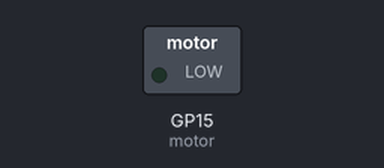
Bench run of a program on a simulated Raspberry Pi Pico running MicroPython. Shown: switched loads named in the program (green lamp = pin HIGH). WiFi joins after 1.5 s; audio playback is drawn as a buzzer; what the program prints to the serial console is not drawn.

Above: at 4.9 s.
Timing chart, 0 to 6.4 s (numbered marks = the images above):
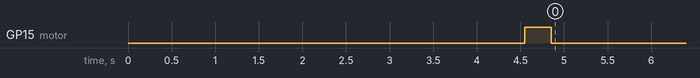

The program:

main_pico.py
```python
"""
Smart Cane — Pico 2 W firmware.

MicroPython auto-runs main.py at power-on.

FEEDBACK DESIGN
    Two independent dimensions:

        vibration  urgency only    (how bad)
        speech     direction only  (which way)

    The host sends both in one code so they can never fall out of step.

COMMAND VOCABULARY (UDP port 5005)
    Two characters: urgency then direction.

        char 0   M = medium, C = close
        char 1   L = left, C = centre, R = right

        S        safe -- the one single-character code

    Full set:  S, ML, MC, MR, CL, CC, CR

    The Pico interprets nothing. It reads char 0 to pick a vibration
    pattern and char 1 to pick a clip.

WIRING
    Motor         -> GP15 (physical pin 20)
    DFPlayer RX   -> GP0  (physical pin 1)
    DFPlayer VCC  -> VBUS (physical pin 40)
    DFPlayer GND  -> GND  (physical pin 38)
    Speaker       -> DFPlayer SPK_1 / SPK_2
"""

from machine import Pin, UART # type: ignore
import network # type: ignore
import socket
import time


# ── CONFIG ─────────────────────────────────────────────────

SSID     = "iPhone"
PASSWORD = "12345678"

PORT   = 5005
VOLUME = 10

VALID = ("S", "ML", "MC", "MR", "CL", "CC", "CR")

LINK_TIMEOUT_MS = 3000


# ── MOTORS ─────────────────────────────────────────────────

motor = Pin(15, Pin.OUT)
motor.value(0)


# ── WIFI ───────────────────────────────────────────────────

wlan = network.WLAN(network.STA_IF)
wlan.active(True)
wlan.connect(SSID, PASSWORD)

print("Connecting to", SSID)
for _ in range(40):
    if wlan.isconnected():
        break
    time.sleep(0.5)

if wlan.isconnected():
    print("IP:", wlan.ifconfig()[0])
else:
    print("WiFi failed - check SSID/password and that the hotspot is 2.4GHz")


# ── UDP SOCKET ─────────────────────────────────────────────
# Non-blocking: recv() raises instead of waiting, so the pulse timing
# below keeps running between packets.

sock = socket.socket(socket.AF_INET, socket.SOCK_DGRAM)
sock.bind(("0.0.0.0", PORT))
sock.setblocking(False)


# ── DFPLAYER ───────────────────────────────────────────────

uart = UART(0, baudrate=9600, tx=Pin(0), rx=Pin(1))
time.sleep(3)                          # module indexes the SD card at power-up

DF_PLAY = 0x03
DF_STOP = 0x16
DF_VOL  = 0x06


def df_send(cmd, param=0):
    """One 10-byte DFPlayer command frame."""
    body = [0xFF, 0x06, cmd, 0x00, (param >> 8) & 0xFF, param & 0xFF]
    chk = (-sum(body)) & 0xFFFF
    uart.write(bytes([0x7E] + body + [chk >> 8, chk & 0xFF, 0xEF]))
    time.sleep(0.05)


df_send(DF_VOL, VOLUME)

# Keyed by DIRECTION character, not by the whole code.
# 0001 = "left", 0002 = "right", 0003 = "ahead"
TRACKS = {"L": 1, "R": 2, "C": 3}


def play_for(code):
    """Play the clip for this code's direction, or stop if it has none."""
    if len(code) == 2 and code[1] in TRACKS:
        df_send(DF_PLAY, TRACKS[code[1]])


# ── READY ──────────────────────────────────────────────────

print("Smart Cane ready on port", PORT)

motor.value(1)
time.sleep(0.3)
motor.value(0)


# ── MAIN LOOP ──────────────────────────────────────────────

current_state    = "S"
current_urgency  = "S"                 # char 0 only -- what the motor follows
last_toggle_time = time.ticks_ms()
last_packet_at   = time.ticks_ms()     # for the link watchdog
motor_on         = False


try:
    while True:

        now = time.ticks_ms()

        # ==========================================
        # 1. Read incoming command, non-blocking
        # ==========================================
        # recv() raises OSError when no packet is waiting -- that's most
        # cycles, not an error.
        try:
            cmd = sock.recv(16).decode().strip().upper()
        except OSError:
            cmd = None

        if cmd in VALID:
            last_packet_at = now

        if cmd in VALID and cmd != current_state:
            current_state = cmd

            # ── AUDIO: reacts to every state change ──
            play_for(cmd)

            # ── VIBRATION: reacts to urgency changes only ──
            # A direction-only change (ML -> MR) leaves the motor alone:
            # same urgency, so the buzz continues uninterrupted while
            # only the speech updates.
            urgency = cmd[0]
            if urgency != current_urgency:
                current_urgency = urgency
                motor_on = False
                motor.value(0)
                last_toggle_time = now

            print(" ", cmd)

        if (current_state != "S" and time.ticks_diff(now, last_packet_at) > LINK_TIMEOUT_MS):
            current_state = "S"
            current_urgency = "S"
            motor.value(0)
            motor_on = False
            df_send(DF_STOP)
            print("Link lost - failed safe")


        # ==========================================
        # 2. Haptic Pulse Generator Logic
        # ==========================================

        # --- SAFE STATE ---
        if current_urgency == "S":
            if motor_on:
                motor.value(0)
                motor_on = False

        # --- MEDIUM HAZARD ---
        elif current_urgency == "M":
            interval = 150 if motor_on else 350
            if time.ticks_diff(now, last_toggle_time) >= interval:
                motor_on = not motor_on
                motor.value(1 if motor_on else 0)
                last_toggle_time = now

        # --- CLOSE HAZARD ---
        elif current_urgency == "C":
            interval = 70
            if time.ticks_diff(now, last_toggle_time) >= interval:
                motor_on = not motor_on
                motor.value(1 if motor_on else 0)
                last_toggle_time = now

        time.sleep_ms(5)


except Exception as e:
    print("Error:", e)

finally:
    motor.value(0)
    df_send(DF_STOP)
    print("All actuators off")
```
